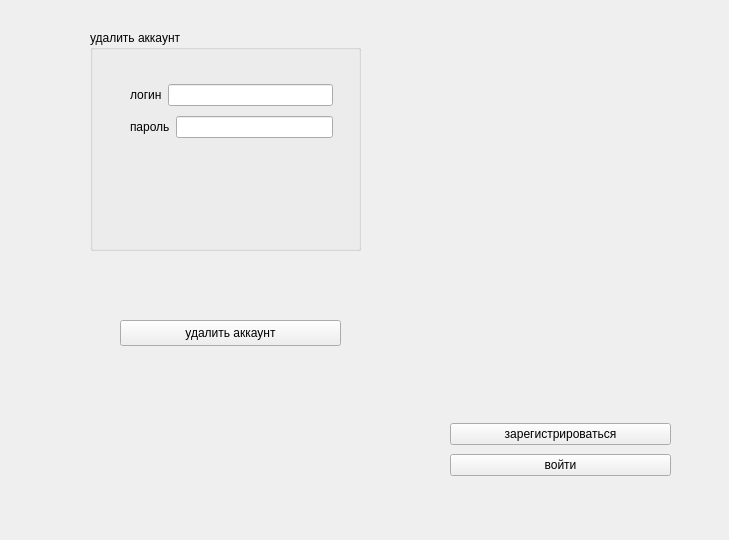
<?xml version="1.0" encoding="UTF-8"?>
<ui version="4.0">
 <class>DeleteAccountPage</class>
 <widget class="QWidget" name="DeleteAccountPage">
  <property name="geometry">
   <rect>
    <x>0</x>
    <y>0</y>
    <width>729</width>
    <height>540</height>
   </rect>
  </property>
  <property name="windowTitle">
   <string>Form</string>
  </property>
  <widget class="QPushButton" name="deleteAccountButton">
   <property name="geometry">
    <rect>
     <x>120</x>
     <y>320</y>
     <width>221</width>
     <height>26</height>
    </rect>
   </property>
   <property name="text">
    <string>удалить аккаунт</string>
   </property>
  </widget>
  <widget class="QLabel" name="errorLabel">
   <property name="geometry">
    <rect>
     <x>60</x>
     <y>260</y>
     <width>341</width>
     <height>41</height>
    </rect>
   </property>
   <property name="styleSheet">
    <string notr="true">color:red</string>
   </property>
   <property name="text">
    <string/>
   </property>
  </widget>
  <widget class="QGroupBox" name="groupBox">
   <property name="geometry">
    <rect>
     <x>90</x>
     <y>30</y>
     <width>271</width>
     <height>221</height>
    </rect>
   </property>
   <property name="title">
    <string>удалить аккаунт</string>
   </property>
   <widget class="QWidget" name="layoutWidget_3">
    <property name="geometry">
     <rect>
      <x>40</x>
      <y>50</y>
      <width>203</width>
      <height>64</height>
     </rect>
    </property>
    <layout class="QVBoxLayout" name="verticalLayout_5">
     <item>
      <layout class="QHBoxLayout" name="horizontalLayout_5">
       <item>
        <widget class="QLabel" name="label_5">
         <property name="text">
          <string>логин</string>
         </property>
        </widget>
       </item>
       <item>
        <widget class="QLineEdit" name="loginEdit_3"/>
       </item>
      </layout>
     </item>
     <item>
      <layout class="QHBoxLayout" name="horizontalLayout_6">
       <item>
        <widget class="QLabel" name="label_6">
         <property name="text">
          <string>пароль</string>
         </property>
        </widget>
       </item>
       <item>
        <widget class="QLineEdit" name="passwordEdit_3"/>
       </item>
      </layout>
     </item>
    </layout>
   </widget>
  </widget>
  <widget class="QWidget" name="layoutWidget">
   <property name="geometry">
    <rect>
     <x>450</x>
     <y>420</y>
     <width>221</width>
     <height>60</height>
    </rect>
   </property>
   <layout class="QVBoxLayout" name="verticalLayout_2">
    <item>
     <widget class="QPushButton" name="signUpButton">
      <property name="text">
       <string>зарегистрироваться</string>
      </property>
     </widget>
    </item>
    <item>
     <widget class="QPushButton" name="signInButton">
      <property name="text">
       <string>войти</string>
      </property>
     </widget>
    </item>
   </layout>
  </widget>
 </widget>
 <resources/>
 <connections/>
</ui>
